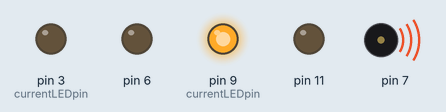
Simulated run of this sketch. Board: Arduino Uno, built with avr-gcc and run on an emulated ATmega328P. Shown: output pins drawn as LEDs (lit = HIGH), buzzer (waves = sounding).

Above: at 3.5 s.
At 6.7 s:
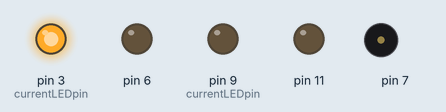
At 17.2 s:
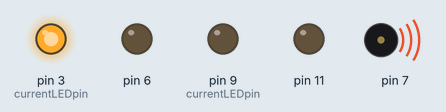
At 22.7 s:
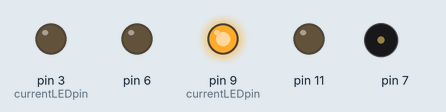
At 36.9 s:
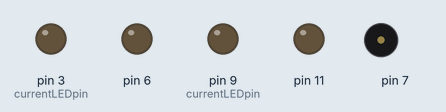
Timing chart, 0 to 38.4 s (numbered marks = the images above):
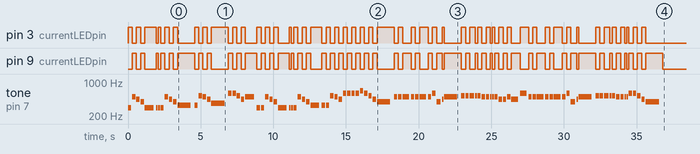

The sketch:

ardu.ino
```cpp
// Jingle Bells + Raspberry Pi BUS Restart
#include "pitches.h"

int melody[] = {
  NOTE_D4, NOTE_B4, NOTE_A4, NOTE_G4, NOTE_D4, NOTE_D4, NOTE_D4,
  NOTE_D4, NOTE_B4, NOTE_A4, NOTE_G4, NOTE_E4,
  NOTE_E4, NOTE_C5, NOTE_B4, NOTE_A4, NOTE_FS4,
  NOTE_D5, NOTE_D5, NOTE_C5, NOTE_A4, NOTE_B4, NOTE_D4,
  NOTE_D4, NOTE_B4, NOTE_A4, NOTE_G4, NOTE_D4, NOTE_D4, NOTE_D4,
  NOTE_D4, NOTE_B4, NOTE_A4, NOTE_G4, NOTE_E4, NOTE_E4,
  NOTE_E4, NOTE_C5, NOTE_B4, NOTE_A4, NOTE_D5, NOTE_D5, NOTE_D5, NOTE_D5,
  NOTE_E5, NOTE_D5, NOTE_C5, NOTE_A4, NOTE_G4,
  NOTE_B4, NOTE_B4, NOTE_B4, NOTE_B4, NOTE_B4, NOTE_B4,
  NOTE_B4, NOTE_D5, NOTE_G4, NOTE_A4, NOTE_B4,
  NOTE_C5, NOTE_C5, NOTE_C5, NOTE_C5, NOTE_C5, NOTE_B4, NOTE_B4, NOTE_B4, NOTE_B4,
  NOTE_B4, NOTE_A4, NOTE_A4, NOTE_B4, NOTE_A4, NOTE_D5,
  NOTE_B4, NOTE_B4, NOTE_B4, NOTE_B4, NOTE_B4, NOTE_B4,
  NOTE_B4, NOTE_D5, NOTE_G4, NOTE_A4, NOTE_B4,
  NOTE_C5, NOTE_C5, NOTE_C5, NOTE_C5, NOTE_C5, NOTE_B4, NOTE_B4, NOTE_B4, NOTE_B4,
  NOTE_D5, NOTE_D5, NOTE_C5, NOTE_A4, NOTE_G4 };

int noteDurations[] = {

  8, 8, 8, 8, 3, 16, 16,
  8, 8, 8, 8, 2,
  8, 8, 8, 8, 2,
  8, 8, 8, 8, 3, 8,
  8, 8, 8, 8, 3, 16, 16,
  8, 8, 8, 8, 3, 8,
  8, 8, 8, 8, 8, 8, 8, 8,
  8, 8, 8, 8, 2,
  8, 8, 4, 8, 8, 4,
  8, 8, 6, 16, 2,
  8, 8, 6, 16, 8, 8, 8, 16, 16,
  8, 8, 8, 8, 4, 4,
  8, 8, 4, 8, 8, 4, 8, 8, 6, 16, 2,
  8, 8, 6, 16, 8, 8, 8, 16, 16,
  8, 8, 8, 8, 2 };

void setup() {
    pinMode(3,OUTPUT);
    pinMode(6,OUTPUT);
    pinMode(9,OUTPUT);
    pinMode(11,OUTPUT);
    digitalWrite(3, LOW);
    digitalWrite(6, LOW);
    digitalWrite(9, LOW);
    digitalWrite(11, LOW);
  for (int thisNote = 0; thisNote < 100; thisNote++) {

    int noteDuration = 1800/noteDurations[thisNote];
    // I found that by lengthening the noteDuration,
    // I was able to "slow" the song down.
    tone(7, melody[thisNote],noteDuration);
    LEDon();

    int pauseBetweenNotes = noteDuration * 1.30;
    delay(pauseBetweenNotes);
    // stop the tone playing:
    noTone(7);
    LEDoff();
  }
}

void loop() {

}

int currentLEDpin=3;
void LEDon()
{
    digitalWrite(currentLEDpin, HIGH);
}

void LEDoff()
{
    digitalWrite(currentLEDpin, LOW);
    if (currentLEDpin==3) currentLEDpin=9;
    else if (currentLEDpin==3) currentLEDpin=9;
    else if (currentLEDpin==9) currentLEDpin=3;
    else currentLEDpin=9;
}

void software_Reset()
{
asm volatile ("  jmp 0");
}
```
